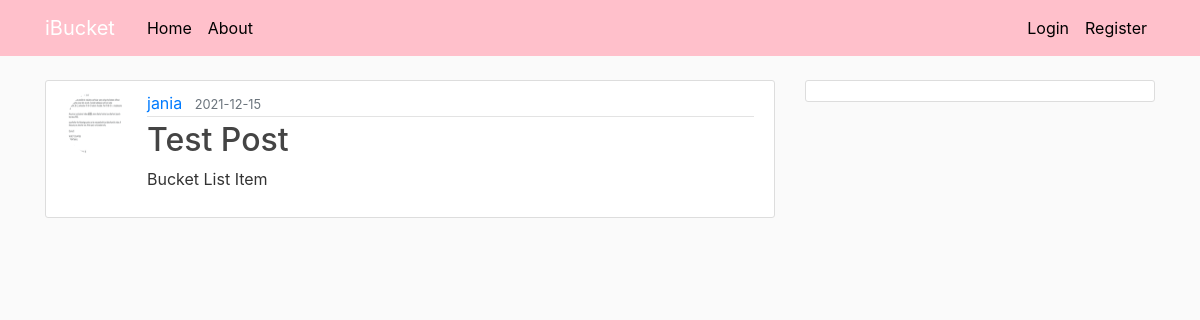
/post/1, run on the app's committed database.
### flaskblog/models.py (models this page shows, shortened)
class User(db.Model, UserMixin):
    id = db.Column(db.Integer, primary_key=True)
    username = db.Column(db.String(20), unique=True, nullable=False)
    email = db.Column(db.String(120), unique=True, nullable=False)
    image_file = db.Column(db.String(20), nullable=False, default='default.jpg')
    password = db.Column(db.String(60), nullable=False)
    posts = db.relationship('Post', backref='author', lazy=True)

class Post(db.Model):
    id = db.Column(db.Integer, primary_key=True)
    title = db.Column(db.String(100), nullable=False)
    date_posted = db.Column(db.DateTime, nullable=False, default=datetime.utcnow)
    content = db.Column(db.Text, nullable=False)
    user_id = db.Column(db.Integer, db.ForeignKey('user.id'), nullable=False)

### flaskblog/routes.py (the view)
@app.route("/post/<int:post_id>")
def post(post_id):
    post = Post.query.get_or_404(post_id)
    return render_template('post.html', title=post.title, post=post)

### flaskblog/templates/post.html (shortened to what this page needs)
{% extends "layout.html" %}
{% block content %}
  <article class="media content-section">
    <img class="rounded-circle article-img" src="{{ url_for('static', filename='profile_pics/' + post.author.image_file) }}">
    <div class="media-body">
      <div class="article-metadata">
        <a class="mr-2" href="{{ url_for('user_posts', username=post.author.username) }}">{{ post.author.username }}</a>
        <small class="text-muted">{{ post.date_posted.strftime('%Y-%m-%d') }}</small>
      </div>
      <h2 class="article-title">{{ post.title }}</h2>
      <p class="article-content">{{ post.content }}</p>
    </div>
  </article>
{% endblock content %}

### flaskblog/static/main.css (style rules this page uses)
body { background: #fafafa; color: #333333; margin-top: 5rem; }
h1, h2, h3, h4, h5, h6 { color: #444444; }
.content-section { background: #ffffff; padding: 10px 20px; border: 1px solid #dddddd; border-radius: 3px; margin-bottom: 20px; }
.article-title { color: #444444; }
.article-content { white-space: pre-line; }
.article-img { height: 65px; width: 65px; margin-right: 16px; }
.article-metadata { padding-bottom: 1px; margin-bottom: 4px; border-bottom: 1px solid #e3e3e3 }

### data on the page
User: image_file (picture), author.username "jania"
Post: date_posted "2021-12-15", title "Test Post", content "Bucket List Item"
